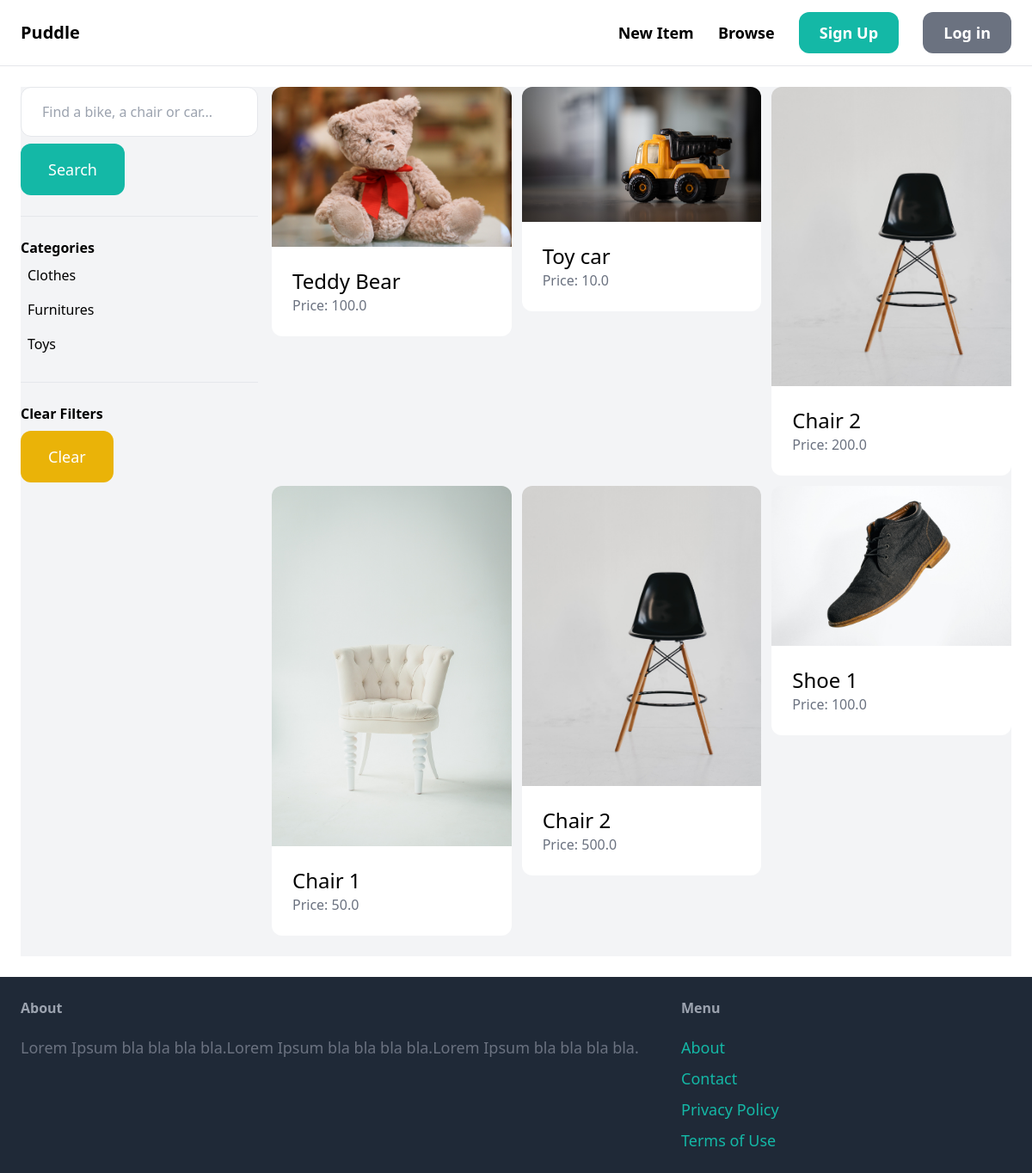
The page /item/ on the database its author committed.
### item/models.py (models this page shows, shortened)
class Category(models.Model):
    name = models.CharField(max_length=500)
    class Meta:
        ordering = ('name',)
        verbose_name_plural = 'Categories'

class Item(models.Model):
    category = models.ForeignKey(Category, related_name='items', on_delete=models.CASCADE)
    name = models.CharField(max_length=255)
    description = models.TextField(blank=True, null=True)
    price = models.FloatField()
    image = models.ImageField(upload_to='item_images', blank=True, null=True)
    is_sold = models.BooleanField(default=False)
    created_by = models.ForeignKey(User, related_name='items', on_delete=models.CASCADE)
    created_at = models.DateTimeField(auto_now_add=True)
    is_hold = models.BooleanField(default=False)

### item/views.py (the view)
# urls.py: path('', views.items, name='items'),
def items(request):
    query = request.GET.get('query', '')
    category_id = request.GET.get('category', 0)
    categories = Category.objects.all()
    items = Item.objects.filter(is_sold=False)
    if category_id:
        items = items.filter(category_id=category_id)
    if query:
        items = items.filter(Q(name__icontains=query) | Q(description_icontains=query))
    return render(request, 'item/items.html', {
        'items': items,
        'query': query,
        'categories': categories,
        'category_id': int(category_id)
    })

### item/templates/item/items.html (shortened to what this page needs)
{% extends 'core/base.html' %}
{% block content %}
  <div class="pb-6 grid grid-cols-4 gap-4 bg-gray-100">
     <div class="col-span-1">
        <form method="get" action="{% url 'item:items' %}">
            <input name="query" class="w-full py-4 px-6 border rounded-xl" type="text" value="{{ query }}" placeholder="Find a bike, a chair or car...">
            <button class="mt-2 py-4 px-8 text-lg bg-teal-500 text-white rounded-xl">Search</button>
        </form>
        <hr class="my-6">
        <p class="font-semibold">Categories</p>
        <ul>
            {% for category in categories %}
                <li class="py-2 px-2 rounded-xl{% if category.id == category_id %} bg-gray-200{% endif %}">
                    <a href="{% url 'item:items' %}?query={{ query }}&category={{ category.id }}">{{ category.name }}</a>
                </li>
            {% endfor %}
        </ul>
        <hr class="my-6">
        <p class="font-semibold">Clear Filters</p>
        <ul>
            <li><a href="{% url 'item:items' %}" class="mt-2 py-4 px-8 inline-block bg-yellow-500 text-lg rounded-xl text-white">Clear</a></li>
        </ul>
     </div>
     <div class="col-span-3">
        <div class="grid grid-cols-3 gap-3">
            {% for item in items %}
                <div>
                    <a href="{% url 'item:detail' item.id %}">
                        <div>
                            <img src="{{ item.image.url }}" class="rounded-t-xl">
                        </div>
                        <div class="p-6 bg-white rounded-b-xl">
                            <h2 class="text-2xl">{{ item.name }}</h2>
                            <p class="text-gray-500">Price: {{ item.price }}</p>
                        </div>
                    </a>
                </div>
            {% endfor %}
           </div>
     </div>
  </div>
{% endblock %}

### rows shown on the page
Category: name "Clothes"
Category: name "Furnitures"
Category: name "Toys"
Item: image (picture), name "Teddy Bear", price "100.0"
Item: image (picture), name "Toy car", price "10.0"
Item: image (picture), name "Chair 2", price "200.0"
Item: image (picture), name "Chair 1", price "50.0"
Item: image (picture), name "Chair 2", price "500.0"
Item: image (picture), name "Shoe 1", price "100.0"
